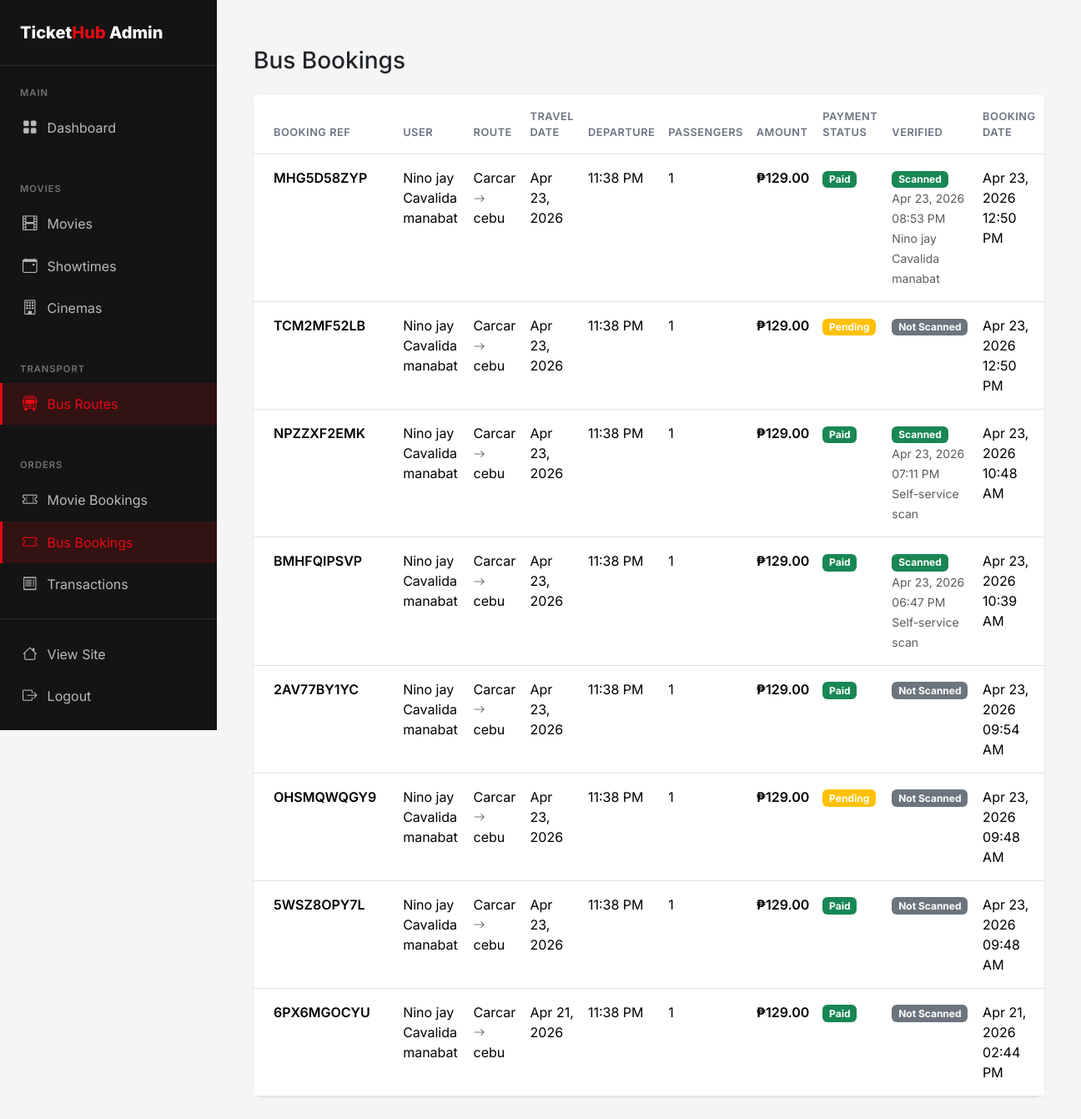
The app's page /admin/bookings/bus (signed in) with its own data.
### flask_app/app.py (models this page shows, shortened)
class BusBooking(db.Model):
    id = db.Column(db.Integer, primary_key=True)
    user_id = db.Column(db.Integer, db.ForeignKey('user.id'), nullable=False)
    schedule_id = db.Column(db.Integer, db.ForeignKey('bus_schedule.id'), nullable=False)
    num_tickets = db.Column(db.Integer, nullable=False)
    seat_numbers = db.Column(db.String(200))
    passenger_names = db.Column(db.Text)
    total_amount = db.Column(db.Float, nullable=False)
    payment_status = db.Column(db.String(20), default='pending')  # pending, completed, failed, refunded
    payment_method = db.Column(db.String(20))     # 'card', 'gcash', 'paymaya', 'paypal'
    payment_reference = db.Column(db.String(255)) # PayMongo source/payment id
    booking_reference = db.Column(db.String(20), unique=True)
    is_verified = db.Column(db.Boolean, default=False, nullable=False)
    verified_at = db.Column(db.DateTime, nullable=True)
    verified_by_id = db.Column(db.Integer, db.ForeignKey('user.id'), nullable=True)
    cancelled_at = db.Column(db.DateTime, nullable=True)
    cancelled_by_id = db.Column(db.Integer, db.ForeignKey('user.id'), nullable=True)
    cancellation_reason = db.Column(db.String(255), nullable=True)
    refund_reference = db.Column(db.String(255), nullable=True)
    refunded_at = db.Column(db.DateTime, nullable=True)
    created_at = db.Column(db.DateTime, default=datetime.utcnow)
    verified_by = db.relationship('User', foreign_keys=[verified_by_id], backref='verified_bus_bookings')
    cancelled_by = db.relationship('User', foreign_keys=[cancelled_by_id], backref='cancelled_bus_bookings')

class User(UserMixin, db.Model):
    id = db.Column(db.Integer, primary_key=True)
    email = db.Column(db.String(120), unique=True, nullable=False)
    password_hash = db.Column(db.String(256), nullable=False)
    name = db.Column(db.String(100), nullable=False)
    phone = db.Column(db.String(20))
    is_admin = db.Column(db.Boolean, default=False)
    is_bus_operator = db.Column(db.Boolean, default=False)
    is_cinema_operator = db.Column(db.Boolean, default=False)
    created_at = db.Column(db.DateTime, default=datetime.utcnow)
    movie_bookings = db.relationship('MovieBooking', foreign_keys='MovieBooking.user_id', backref='user', lazy=True)
    bus_bookings = db.relationship('BusBooking', foreign_keys='BusBooking.user_id', backref='user', lazy=True)

class BusRoute(db.Model):
    id = db.Column(db.Integer, primary_key=True)
    origin = db.Column(db.String(100), nullable=False)
    destination = db.Column(db.String(100), nullable=False)
    operator_id = db.Column(db.Integer, db.ForeignKey('user.id'), nullable=True)
    bus_number = db.Column(db.String(50))  # bus plate number or identifier
    bus_type = db.Column(db.String(50))  # AC, Non-AC, Sleeper, etc.
    departure_time = db.Column(db.Time, nullable=False)
    arrival_time = db.Column(db.Time, nullable=False)
    duration = db.Column(db.String(50))
    price = db.Column(db.Float, nullable=False)
    total_seats = db.Column(db.Integer, default=40)
    amenities = db.Column(db.String(255))  # WiFi, Charging, etc.
    image = db.Column(db.String(255))  # bus picture
    is_active = db.Column(db.Boolean, default=True)
    schedules = db.relationship('BusSchedule', backref='route', lazy=True, cascade='all, delete-orphan')
    operator = db.relationship('User', foreign_keys=[operator_id], backref='bus_routes')

class BusSchedule(db.Model):
    id = db.Column(db.Integer, primary_key=True)
    route_id = db.Column(db.Integer, db.ForeignKey('bus_route.id'), nullable=False)
    travel_date = db.Column(db.Date, nullable=False)
    available_seats = db.Column(db.Integer)
    bookings = db.relationship('BusBooking', backref='schedule', lazy=True, cascade='all, delete-orphan')

### flask_app/app.py (the view)
@app.route('/admin/bookings/bus')
@login_required
@admin_required
def admin_bus_bookings():
    bookings = BusBooking.query.order_by(BusBooking.created_at.desc()).all()
    return render_template('admin/bookings/bus.html', bookings=bookings)

### flask_app/app.py (called while the page is built)
@app.after_request
def add_no_cache_headers(response):
    if request.endpoint != 'static':
        response.headers['Cache-Control'] = 'no-store, no-cache, must-revalidate, private, max-age=0'
        response.headers['Pragma'] = 'no-cache'
        response.headers['Expires'] = '0'
    return response

@app.template_filter('payment_status_label')
def payment_status_label_filter(value):
    return payment_status_label(value)

@app.template_filter('payment_status_badge_class')
def payment_status_badge_class_filter(value):
    return payment_status_badge_class(value)

@login_manager.user_loader
def load_user(user_id):
    return User.query.get(int(user_id))

def admin_required(f):
    @wraps(f)
    def decorated_function(*args, **kwargs):
        if not current_user.is_authenticated or not current_user.is_admin:
            flash('You need admin access for this action.', 'error')
            return redirect(url_for('index'))
        return f(*args, **kwargs)
    return decorated_function

### flask_app/status_utils.py (called while the page is built)
def normalize_payment_status(value):
    status = str(value or '').strip().lower()
    if not status:
        return 'pending'
    if status in ('succeeded', 'captured'):
        return 'paid'
    return status

def payment_status_label(value):
    status = normalize_payment_status(value)
    return PAYMENT_STATUS_META.get(status, (status.replace('_', ' ').title(), 'secondary'))[0]

def payment_status_badge_class(value):
    status = normalize_payment_status(value)
    return PAYMENT_STATUS_META.get(status, ('Unknown', 'secondary'))[1]

### flask_app/templates/admin/bookings/bus.html (shortened to what this page needs)
{% extends 'admin/base.html' %}
{% block admin_content %}
<div class="container-fluid py-4">
    <div class="row mb-4">
        <div class="col-12">
            <h1 class="h3 mb-0">Bus Bookings</h1>
        </div>
    </div>
    {% if bookings %}
    <div class="card">
        <div class="table-responsive">
            <table class="table table-hover mb-0">
                <thead class="bg-light">
                    <tr>
                        <th class="px-4 py-3">Booking Ref</th>
                        <th class="py-3">User</th>
                        <th class="py-3">Route</th>
                        <th class="py-3">Travel Date</th>
                        <th class="py-3">Departure</th>
                        <th class="py-3">Passengers</th>
                        <th class="py-3">Amount</th>
                        <th class="py-3">Payment Status</th>
                        <th class="py-3">Verified</th>
                        <th class="py-3">Booking Date</th>
                    </tr>
                </thead>
                <tbody>
                    {% for booking in bookings %}
                    <tr>
                        <td class="px-4 py-3">
                            <span class="fw-semibold">{{ booking.booking_reference }}</span>
                        </td>
                        <td class="py-3">{{ booking.user.name }}</td>
                        <td class="py-3">
                            {{ booking.schedule.route.origin }} <i class="bi bi-arrow-right text-muted small"></i> {{ booking.schedule.route.destination }}
                        </td>
                        <td class="py-3">{{ booking.schedule.travel_date.strftime('%b %d, %Y') }}</td>
                        <td class="py-3">{{ booking.schedule.route.departure_time.strftime('%I:%M %p') }}</td>
                        <td class="py-3">{{ booking.num_tickets }}</td>
                        <td class="py-3 fw-semibold">₱{{ "%.2f"|format(booking.total_amount) }}</td>
                        <td class="py-3">
                            <span class="badge bg-{{ booking.payment_status|payment_status_badge_class }}">{{ booking.payment_status|payment_status_label }}</span>
                        </td>
                        <td class="py-3">
                            {% if booking.is_verified %}
                                <span class="badge bg-success">Scanned</span>
                                <div><small class="text-muted">{{ booking.verified_at.strftime('%b %d, %Y %I:%M %p') if booking.verified_at else '' }}</small></div>
                                <div><small class="text-muted">{{ booking.verified_by.name if booking.verified_by else 'Self-service scan' }}</small></div>
                            {% else %}
                                <span class="badge bg-secondary">Not Scanned</span>
                            {% endif %}
                        </td>
                        <td class="py-3">{{ booking.created_at.strftime('%b %d, %Y %I:%M %p') }}</td>
                    </tr>
                    {% endfor %}
                </tbody>
            </table>
        </div>
    </div>
    {% else %}
    <div class="alert alert-info text-center py-5">
        <i class="bi bi-info-circle me-2"></i>
        <strong>No bus bookings found</strong>
    </div>
    {% endif %}
</div>
{% endblock %}

### flask_app/templates/admin/base.html (style rules this page uses)
:root { --primary: #E50914; --primary-dark: #B20710; --secondary: #0A84FF; --dark: #141414; --dark-lighter: #1F1F1F; --gray-100: #F5F5F5; --gray-200: #E5E5E5; --gray-600: #6B7280; --success: #22C55E; }
body { font-family: 'Inter', sans-serif; background: var(--gray-100); }
.card { border: none; border-radius: 12px; box-shadow: 0 1px 3px rgba(0,0,0,0.1); }
.table th { font-weight: 600; font-size: 0.8rem; text-transform: uppercase; letter-spacing: 0.5px; color: var(--gray-600); }

### records on screen
BusBooking: booking_reference "MHG5D58ZYP", user.name "Nino jay Cavalida manabat", schedule.route.origin "Carcar", schedule.route.destination "cebu", schedule.travel_date "Apr 23, 2026", schedule.route.departure_time "11:38 PM", num_tickets "1", total_amount "129.00", payment_status|payment_status_label "Paid", verified_at "Apr 23, 2026 08:53 PM", verified_by "Nino jay Cavalida manabat", created_at "Apr 23, 2026 12:50 PM"
BusBooking: booking_reference "TCM2MF52LB", user.name "Nino jay Cavalida manabat", schedule.route.origin "Carcar", schedule.route.destination "cebu", schedule.travel_date "Apr 23, 2026", schedule.route.departure_time "11:38 PM", num_tickets "1", total_amount "129.00", payment_status|payment_status_label "Pending", is_verified "Not Scanned", created_at "Apr 23, 2026 12:50 PM"
BusBooking: booking_reference "NPZZXF2EMK", user.name "Nino jay Cavalida manabat", schedule.route.origin "Carcar", schedule.route.destination "cebu", schedule.travel_date "Apr 23, 2026", schedule.route.departure_time "11:38 PM", num_tickets "1", total_amount "129.00", payment_status|payment_status_label "Paid", verified_at "Apr 23, 2026 07:11 PM", verified_by "Self-service scan", created_at "Apr 23, 2026 10:48 AM"
BusBooking: booking_reference "BMHFQIPSVP", user.name "Nino jay Cavalida manabat", schedule.route.origin "Carcar", schedule.route.destination "cebu", schedule.travel_date "Apr 23, 2026", schedule.route.departure_time "11:38 PM", num_tickets "1", total_amount "129.00", payment_status|payment_status_label "Paid", verified_at "Apr 23, 2026 06:47 PM", verified_by "Self-service scan", created_at "Apr 23, 2026 10:39 AM"
BusBooking: booking_reference "2AV77BY1YC", user.name "Nino jay Cavalida manabat", schedule.route.origin "Carcar", schedule.route.destination "cebu", schedule.travel_date "Apr 23, 2026", schedule.route.departure_time "11:38 PM", num_tickets "1", total_amount "129.00", payment_status|payment_status_label "Paid", is_verified "Not Scanned", created_at "Apr 23, 2026 09:54 AM"
BusBooking: booking_reference "OHSMQWQGY9", user.name "Nino jay Cavalida manabat", schedule.route.origin "Carcar", schedule.route.destination "cebu", schedule.travel_date "Apr 23, 2026", schedule.route.departure_time "11:38 PM", num_tickets "1", total_amount "129.00", payment_status|payment_status_label "Pending", is_verified "Not Scanned", created_at "Apr 23, 2026 09:48 AM"
BusBooking: booking_reference "5WSZ8OPY7L", user.name "Nino jay Cavalida manabat", schedule.route.origin "Carcar", schedule.route.destination "cebu", schedule.travel_date "Apr 23, 2026", schedule.route.departure_time "11:38 PM", num_tickets "1", total_amount "129.00", payment_status|payment_status_label "Paid", is_verified "Not Scanned", created_at "Apr 23, 2026 09:48 AM"
BusBooking: booking_reference "6PX6MGOCYU", user.name "Nino jay Cavalida manabat", schedule.route.origin "Carcar", schedule.route.destination "cebu", schedule.travel_date "Apr 21, 2026", schedule.route.departure_time "11:38 PM", num_tickets "1", total_amount "129.00", payment_status|payment_status_label "Paid", is_verified "Not Scanned", created_at "Apr 21, 2026 02:44 PM"
